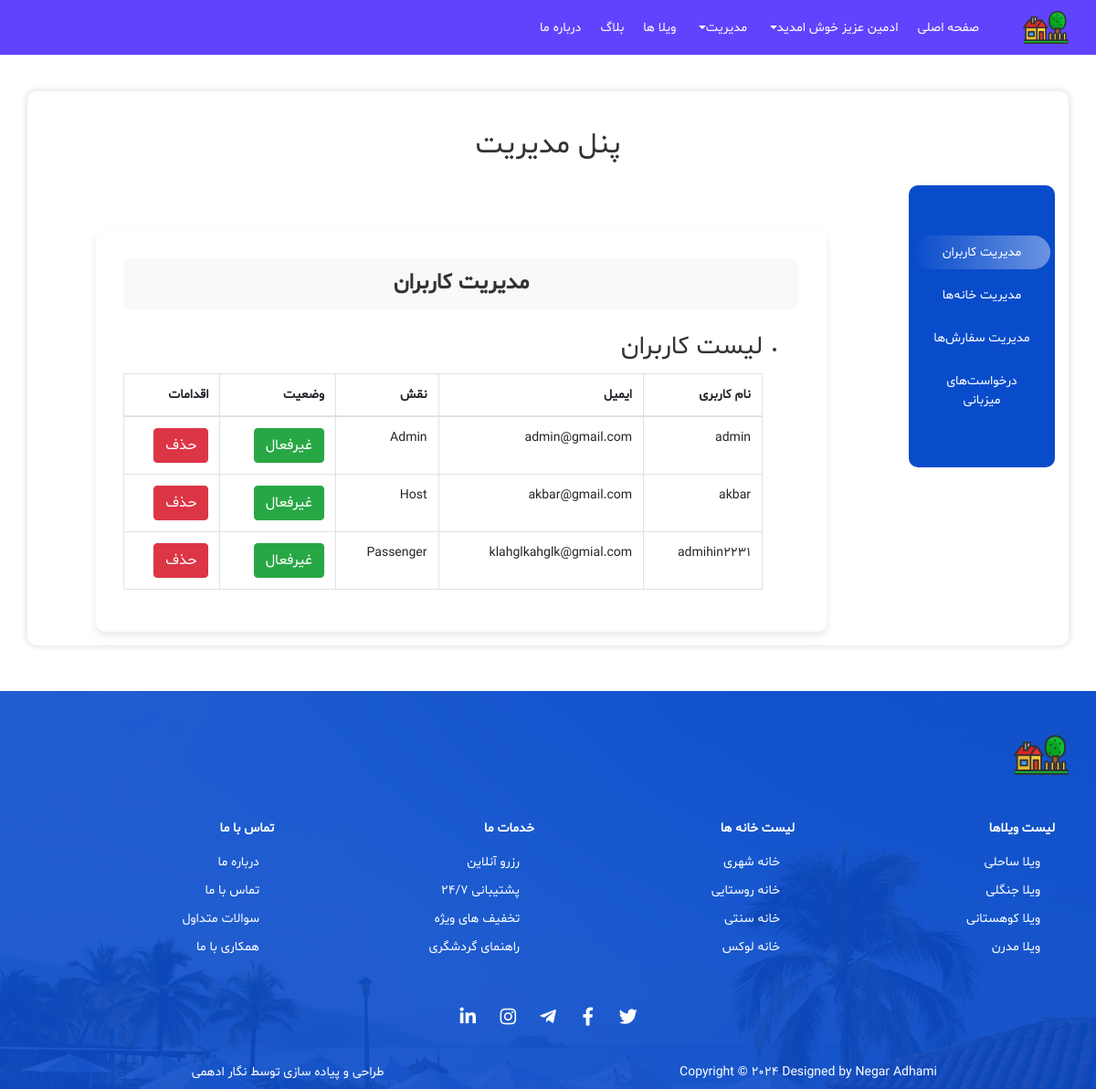
The page /admin_panel/ (signed in) on the database as committed earlier.
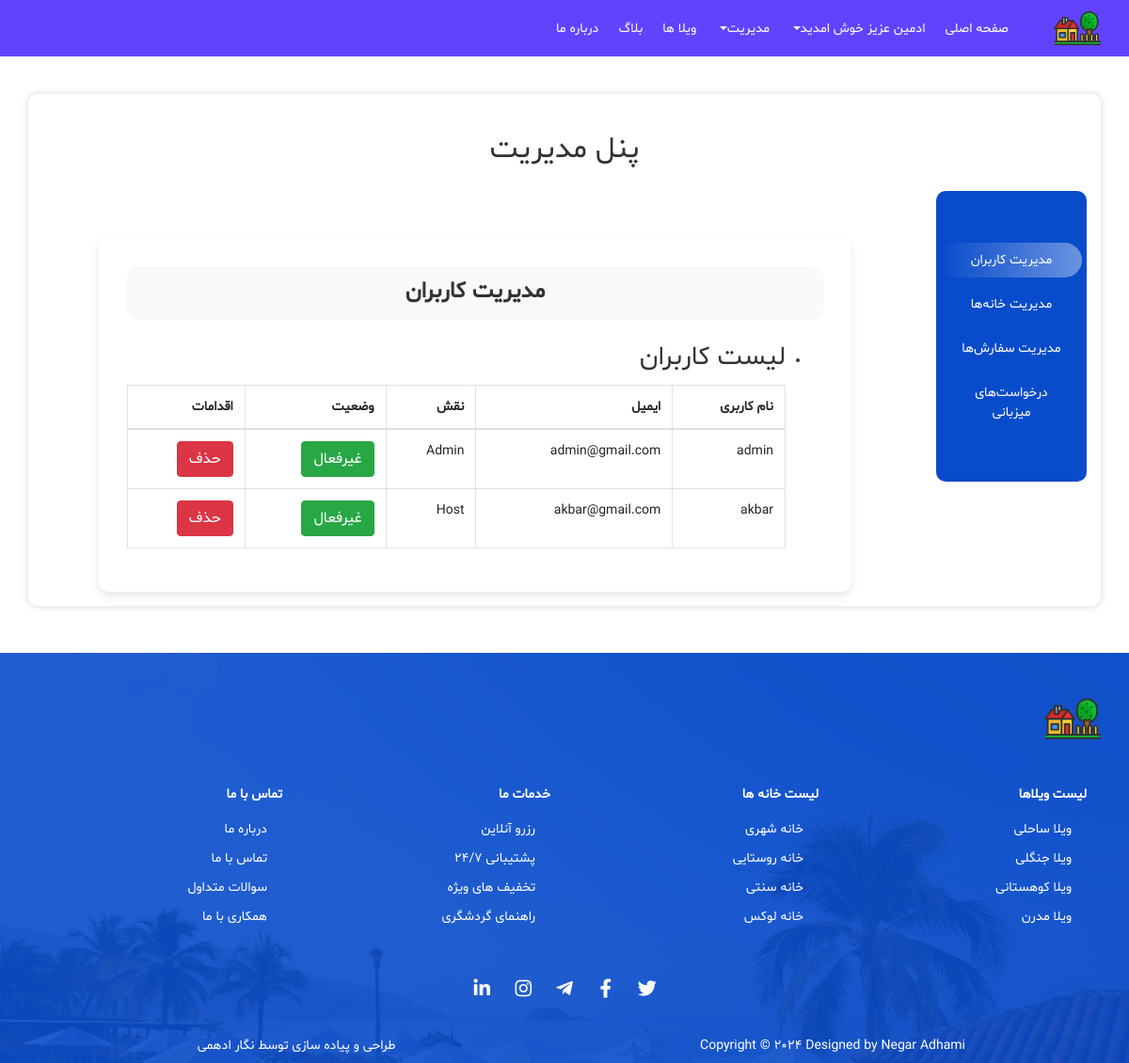
The same page on the database as committed later.
### users/models.py (models this page shows)
class User(AbstractUser):
    ROLES = ((1, 'Admin'), (2, 'Host'), (3, 'Passenger'))
    role = models.IntegerField(choices=ROLES, default=3)
    phonenumber = models.CharField(max_length=15, blank=True, null=True)
    address = models.TextField(blank=True, null=True)
    role_change_requested = models.BooleanField(default=False)
    is_active = models.BooleanField(default=True)
    objects = UserManager()

### admin_app/views.py (the view, shortened to what this page needs)
# urls.py: path('admin_panel/', views.admin_panel, name='admin_panel'),
@login_required
def admin_panel(request):
    if not request.user.is_superuser:
        return redirect('home')
    context = {
        'users': User.objects.all(),
        'houses': House.objects.all(),
        'orders': Order.objects.all(),
        'host_requests': User.objects.filter(role_change_requested=True),
    }
    return render(request, 'admin/admin_panel.html', context)

### templates/admin/admin_panel.html (shortened to what this page needs)
{% extends 'base.html' %}
{% block content %}
<main class="container content content-box">
    <h2 class="title-hotel">پنل مدیریت</h2>
    <div class="row mtop-2">
        <div class="col-md-2 col-sm-3 nav-wrapper">
            <div class="nav flex-column nav-pills" id="v-pills-tab" role="tablist" aria-orientation="vertical">
                <a class="nav-link active" id="v-pills-users-tab" data-toggle="pill" href="#v-pills-users" role="tab" aria-controls="v-pills-users" aria-selected="true">مدیریت کاربران</a>
                <a class="nav-link" id="v-pills-houses-tab" data-toggle="pill" href="#v-pills-houses" role="tab" aria-controls="v-pills-houses" aria-selected="false">مدیریت خانه‌ها</a>
                <a class="nav-link" id="v-pills-orders-tab" data-toggle="pill" href="#v-pills-orders" role="tab" aria-controls="v-pills-orders" aria-selected="false">مدیریت سفارش‌ها</a>
                <a class="nav-link" id="v-pills-requests-tab" data-toggle="pill" href="#v-pills-requests" role="tab" aria-controls="v-pills-requests" aria-selected="false">درخواست‌های میزبانی</a>
            </div>
        </div>
        <div class="col-md-10 col-sm-9 content-wrapper">
            <div class="tab-content" id="v-pills-tabContent">
                <div class="tab-pane fade show active" id="v-pills-users" role="tabpanel" aria-labelledby="v-pills-users-tab">
                    <p class="titleWithBg">مدیریت کاربران</p>
                    <ul>
                        <li>
                            <h3>لیست کاربران</h3>
                            <table class="table table-bordered">
                                <thead>
                                    <tr>
                                        <th>نام کاربری</th>
                                        <th>ایمیل</th>
                                        <th>نقش</th>
                                        <th>وضعیت</th>
                                        <th>اقدامات</th>
                                    </tr>
                                </thead>
                                <tbody>
                                    {% for user in users %}
                                    <tr>
                                        <td>{{ user.username }}</td>
                                        <td>{{ user.email }}</td>
                                        <td>{{ user.get_role_display }}</td>
                                        <td>
                                            <form method="post" action="{% url 'toggle_user_status' user.id %}">
                                                <button type="submit" class="btn btn-{{ user.is_active|yesno:'success,danger' }}">{{ user.is_active|yesno:"غیرفعال , فعال " }}</button>
                                            </form>
                                        </td>
                                        <td>
                                            <form method="post" action="{% url 'admin_delete_user' user.id %}">
                                                <button type="submit" class="btn btn-danger">حذف</button>
                                            </form>
                                        </td>
                                    </tr>
                                    {% endfor %}
                                </tbody>
                            </table>
                        </li>
                    </ul>
                </div>
            </div>
        </div>
    </div>
</main>
{% endblock %}

### templates/includes/header.html (shortened to what this page needs)
{% load static %}
<header>
    <nav class="navbar navbar-expand-lg fixed-top p-0 header-nav">
        <div class="container">
            <a class="navbar-brand p-0 m-0" href="#">
                <img src="{% static 'images/logo.svg' %}" alt="ویلا">
            </a>
            <div class="collapse navbar-collapse" id="navbarSupportedContent">
                <ul class="navbar-nav">
                    <li class="nav-item">
                        <a class="nav-link active" href="{% url 'home' %}" title="صفحه اصلی">صفحه اصلی</a>
                    </li>
                    {% if user.is_authenticated %}
                        <li class="nav-item dropdown">
                            <a class="nav-link dropdown-toggle d-flex align-items-center" href="#" id="navbarDropdown"
                                role="button" data-toggle="dropdown" aria-haspopup="true" aria-expanded="false"
                                title="سوییت ها">
                                {{ user.first_name }} عزیز خوش امدید
                            </a>
                        </li>
                        {% if user.is_superuser %}
                            <li class="nav-item dropdown">
                                <a class="nav-link dropdown-toggle d-flex align-items-center" href="#" id="navbarDropdown1"
                                    role="button" data-toggle="dropdown" aria-haspopup="true" aria-expanded="false"
                                    >
                                    مدیریت
                                </a>
                            </li>
                        {% endif %}
                    {% endif %}
                    <li class="nav-item">
                        <a class="nav-link" href="{% url 'house_list' %}" title="ویلا ها">ویلا ها</a>
                    </li>
                    <li class="nav-item">
                        <a class="nav-link" href="{% url 'article' %}" title="بلاگ">بلاگ</a>
                    </li>
                    <li class="nav-item">
                        <a class="nav-link" href="{% url 'about_us' %}" title="درباره ما">درباره ما</a>
                    </li>
                </ul>
            </div>
        </div>
    </nav>
</header>

Rows that differ between the two databases and show on the page:
removed User: username "admihin2231", email "klahglkahglk@gmial.com", role "Passenger", is_active "غیرفعال"
